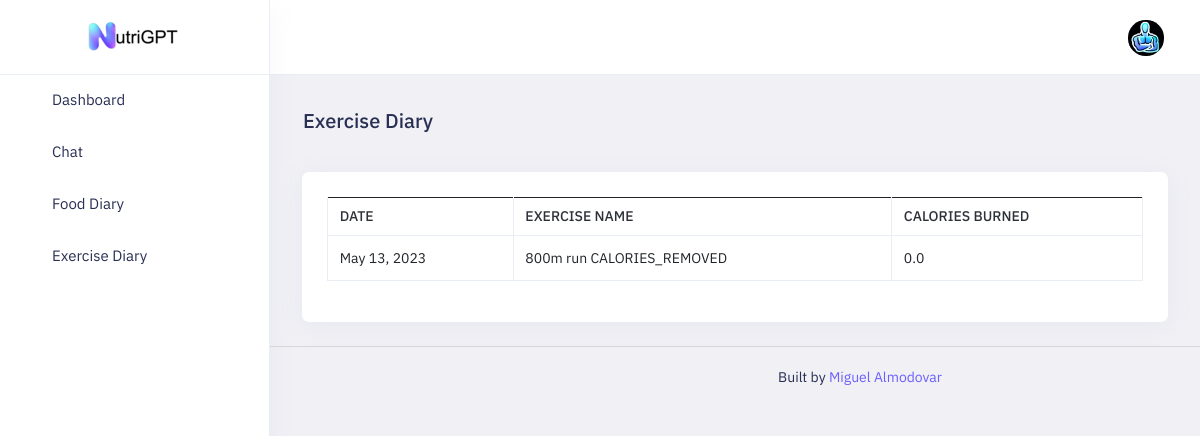
Page /exercise_diary/ (signed in) on the committed database.
### app/models.py (models this page shows, shortened)
class Exercise(models.Model):
    user = models.ForeignKey(User, on_delete=models.CASCADE)
    date = models.DateField(default=timezone.now) # set the default value to current datetime
    exercise_name = models.CharField(max_length=255)
    calories_burned = models.FloatField()

### app/views.py (the view)
# urls.py: path('exercise_diary/', views.exercise_diary, name='exercise_diary'),
def exercise_diary(request):
    user = request.user
    exercises = Exercise.objects.filter(user=user)
    return render(request, 'app/exercise_diary.html', {'exercises': exercises})

### app/templates/app/exercise_diary.html (shortened to what this page needs)
<!doctype html>
<html lang="en" dir="ltr">
<head>
    {% load static %}
    <link id="style" href=" {% static '/assets/plugins/bootstrap/css/bootstrap.min.css' %} " rel="stylesheet">
     <link href=" {% static '/assets/css/style.css' %} " rel="stylesheet">
    <link href=" {% static '/assets/css/plugins.css' %} " rel="stylesheet">
    <link href=" {% static '/assets/css/icons.css' %} " rel="stylesheet">
    <link href=" {% static '/assets/switcher/css/switcher.css' %} " rel="stylesheet">
    <link href=" {% static '/assets/switcher/demo.css' %} " rel="stylesheet">
</head>
<body class="app sidebar-mini ltr light-mode">
    <div class="page">
        <div class="page-main">
            <div class="app-header header sticky">
                <div class="container-fluid main-container">
                    <div class="d-flex">
                        <a aria-label="Hide Sidebar" class="app-sidebar__toggle" data-bs-toggle="sidebar" href=" {% static 'javascript:void(0)' %} "></a>
                        <div class="d-flex order-lg-2 ms-auto header-right-icons">
                            <div class="navbar navbar-collapse responsive-navbar p-0">
                                <div class="collapse navbar-collapse" id="navbarSupportedContent-4">
                                    <div class="d-flex order-lg-2">
                                            <a href="{% static 'javascript:void(0)' %}" class="nav-link icon"
                                                data-bs-toggle="dropdown" data-target="">
                                                <i class="fa fa-sort-down"></i>
                                            </a>
                                        <div class="dropdown d-flex profile-1">
                                            <a href=" {% static 'javascript:void(0)' %} " data-bs-toggle="dropdown" class="nav-link leading-none d-flex">
                                                <img src=" {% static '/assets/images/users/21.jpg' %} " alt="profile-user"
                                                    class="avatar  profile-user brround cover-image">
                                            </a>
                                        </div>
                                    </div>
                                </div>
                            </div>
                        </div>
                    </div>
                </div>
            </div>
            <div class="sticky">
                <div class="app-sidebar">
                    <div class="side-header">
                        <a class="header-brand1" href=" {% url 'dashboard' %} ">
                            <img src=" {% static '/assets/images/brand/logo-dark.png' %} " class="header-brand-img light-logo1"
                                alt="logo">
                        </a>
                    </div>
                    <div class="main-sidemenu">
                        <ul class="side-menu">
                            <li class="slide">
                                <a class="side-menu__item has-link" data-bs-toggle="slide" href=" {% url 'dashboard' %} "><i
                                        class="side-menu__icon fe fe-home"></i><span
                                        class="side-menu__label">Dashboard</span></a>
                            </li>
                            <li class="slide">
                                <a class="side-menu__item has-link" data-bs-toggle="slide" href=" {% url 'chat' %} "><i
                                        class="side-menu__icon fe fe-send"></i><span
                                        class="side-menu__label">Chat</span></a>
                            </li>
                            <li class="slide">
                                <a class="side-menu__item has-link" data-bs-toggle="slide" href=" {% url 'food_diary' %} "><i
                                        class="side-menu__icon fe fe-pie-chart"></i><span
                                        class="side-menu__label">Food Diary</span></a>
                            </li>
                            <li class="slide">
                                <a class="side-menu__item has-link" data-bs-toggle="slide" href=" {% url 'exercise_diary' %} "><i
                                        class="side-menu__icon fe fe-activity"></i><span
                                        class="side-menu__label">Exercise Diary</span></a>
                            </li>
                        </ul>
                    </div>
                </div>
            </div>
            <div class="main-content app-content mt-0">
                <div class="side-app">
<div class="main-container container-fluid">
    <div class="page-header">
        <h1 class="page-title">Exercise Diary</h1>
    </div>
<div class="row">
    <div class="col-lg-12">
        <div class="card">
            <div class="card-body">
                <div class="table-responsive">
                    <table id="example4" class="table table-bordered text-nowrap border-bottom">
                        <thead>
                            <tr>
                                <th class="border-bottom-0">Date</th>
                                <th class="border-bottom-0">Exercise Name</th>
                                <th class="border-bottom-0">Calories Burned</th>
                            </tr>
                        </thead>
                        <tbody>
                        {% for exercise in exercises %}
                            <tr>
                                <td>{{ exercise.date }}</td>
                                <td>{{ exercise.exercise_name }}</td>
                                <td>{{ exercise.calories_burned }}</td>
                            </tr>
                        {% empty %}
                            <tr>
                                <td colspan="3">No exercise recorded yet.</td>
                            </tr>
                        {% endfor %}
                        </tbody>
                    </table>
                </div>
            </div>
        </div>
    </div>
</div>
    </div>
</div>
        <footer class="footer">
            <div class="container">
                <div class="row align-items-center flex-row-reverse">
                    <div class="col-md-12 col-sm-12 text-center">
                        Built by  <a href="https://github.com/mialmodovar"> Miguel Almodovar </a>
                    </div>
                </div>
            </div>
        </footer>
    </div>
</body>
</html>

### rows in the picture
Exercise: date "May 13, 2023", exercise_name "800m run CALORIES_REMOVED", calories_burned "0.0"
